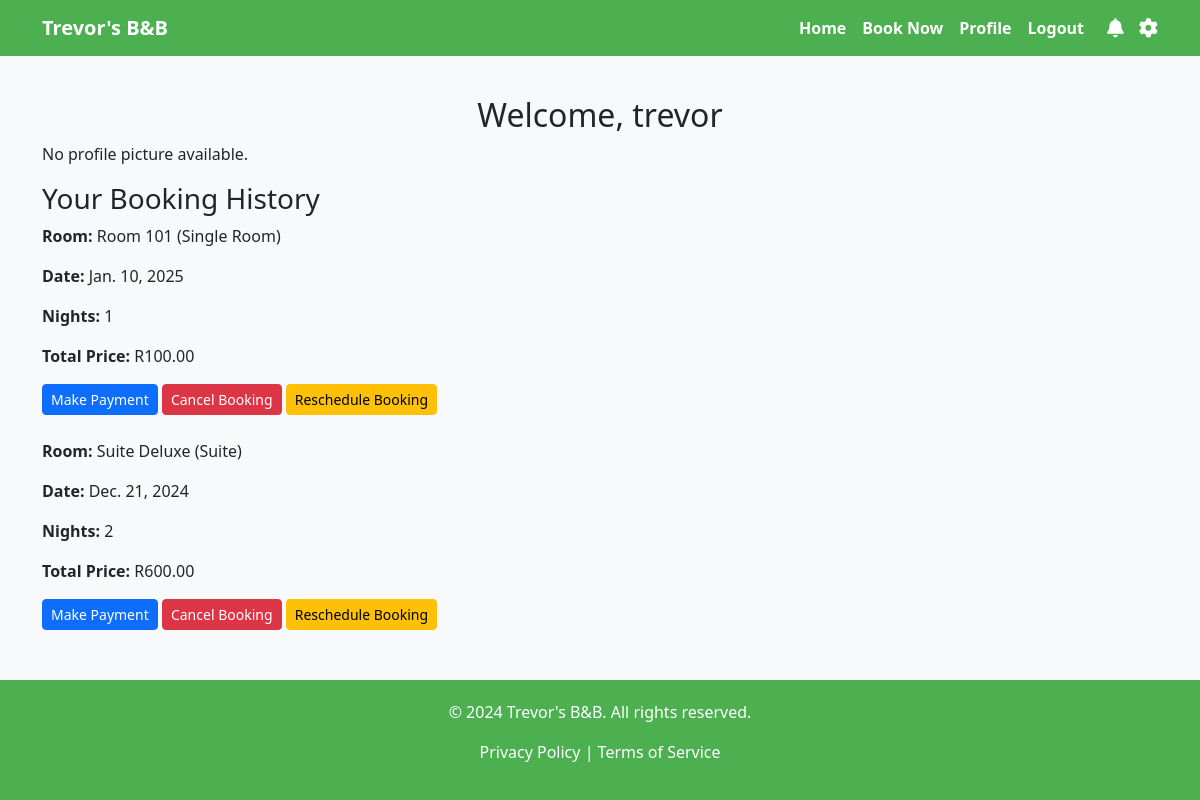
The page /profile/ (signed in) on the database as committed earlier.
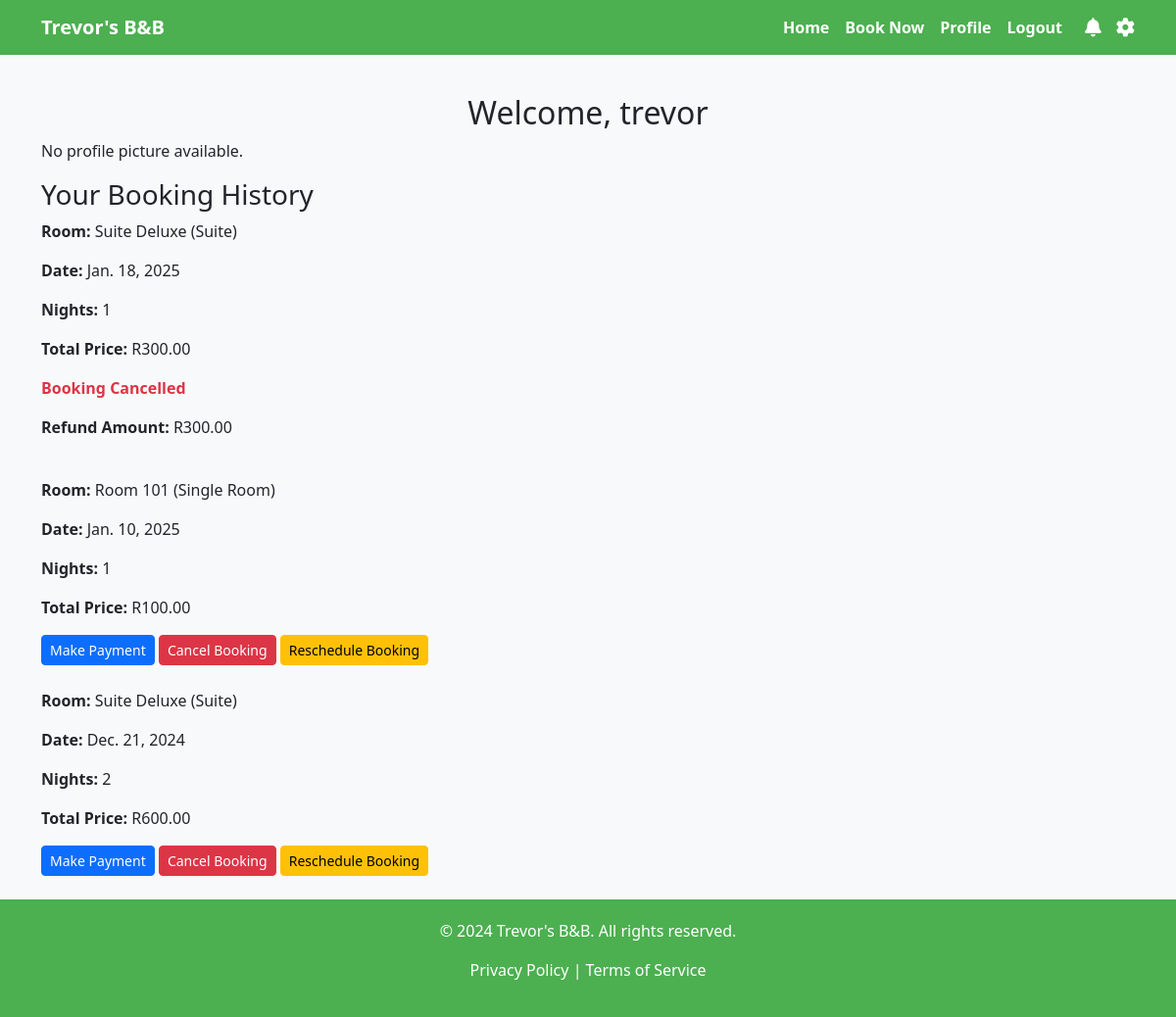
The same page on the database as committed later.
### bookings/models.py (models this page shows, shortened)
class Booking(models.Model):
    user = models.ForeignKey(User, on_delete=models.CASCADE)
    room = models.ForeignKey(Room, on_delete=models.CASCADE)
    booking_date = models.DateField()
    nights = models.PositiveIntegerField(default=1)
    total_price = models.DecimalField(max_digits=8, decimal_places=2, default=0)
    created_at = models.DateTimeField(auto_now_add=True)
    is_cancelled = models.BooleanField(default=False)
    refund_amount = models.DecimalField(max_digits=8, decimal_places=2, default=0)

class Room(models.Model):
    ROOM_TYPES = [
        ('single', 'Single Room'),
        ('double', 'Double Room'),
        ('suite', 'Suite'),
    ]
    name = models.CharField(max_length=50)
    room_type = models.CharField(max_length=20, choices=ROOM_TYPES)
    price_per_night = models.DecimalField(max_digits=6, decimal_places=2)
    description = models.TextField()
    image = models.ImageField(upload_to='room_images/', null=True, blank=True)

### bookings/views.py (the view)
# urls.py: path('profile/', views.profile, name='profile'),
@login_required
def profile(request):
    bookings = Booking.objects.filter(user=request.user).order_by('-created_at')
    return render(request, 'bookings/profile.html', {'bookings': bookings})

### bookings/templates/bookings/profile.html (shortened to what this page needs)
{% extends 'base.html' %}
{% block content %}
<h2 class="text-center">Welcome, {{ user.username }}</h2>
{% if user.userprofile.profile_picture %}
    <img src="{{ user.userprofile.profile_picture.url }}" alt="Profile Picture" class="img-thumbnail mb-3" width="150">
{% else %}
    <p>No profile picture available.</p>
{% endif %}
<h3>Your Booking History</h3>
{% if bookings %}
    <ul class="list-group">
        {% for booking in bookings %}
        <div class="booking mb-4">
            <p><strong>Room:</strong> {{ booking.room.name }} ({{ booking.room.get_room_type_display }})</p>
            <p><strong>Date:</strong> {{ booking.booking_date }}</p>
            <p><strong>Nights:</strong> {{ booking.nights }}</p>
            <p><strong>Total Price:</strong> R{{ booking.total_price|floatformat:2 }}</p>
            {% if not booking.is_cancelled %}
                <a href="{% url 'payment_page' %}" class="btn btn-primary btn-sm">Make Payment</a>
                <a href="{% url 'cancel_booking' booking.id %}" class="btn btn-danger btn-sm">Cancel Booking</a>
                <a href="{% url 'reschedule_booking' booking.id %}" class="btn btn-warning btn-sm">Reschedule Booking</a>
            {% else %}
                <p class="text-danger"><strong>Booking Cancelled</strong></p>
                <p><strong>Refund Amount:</strong> R{{ booking.refund_amount|floatformat:2 }}</p>
            {% endif %}
        </div>
        {% endfor %}
    </ul>
{% else %}
    <p>You have no bookings yet.</p>
{% endif %}
{% endblock %}

### bookings/templates/base.html (shortened to what this page needs)
<!DOCTYPE html>
<html lang="en">
<head>
    <link href="https://cdn.jsdelivr.net/npm/bootstrap@5.3.0/dist/css/bootstrap.min.css" rel="stylesheet">
    <link rel="stylesheet" href="https://cdnjs.cloudflare.com/ajax/libs/font-awesome/6.4.0/css/all.min.css">
</head>
<body>
    <nav class="navbar navbar-expand-lg">
        <div class="container">
            <a class="navbar-brand" href="{% url 'home_page' %}">Trevor's B&B</a>
            <div class="collapse navbar-collapse" id="navbarNav">
                <ul class="navbar-nav ms-auto">
                    <li class="nav-item">
                        <a class="nav-link" href="{% url 'home_page' %}">Home</a>
                    </li>
                    <li class="nav-item">
                        <a class="nav-link" href="{% url 'booking_page' %}">Book Now</a>
                    </li>
                    {% if user.is_authenticated %}
                    <li class="nav-item">
                        <a class="nav-link" href="{% url 'profile' %}">Profile</a>
                    </li>
                    <form action="{% url 'logout' %}" method="post" style="display:inline;">
                        <a type="submit" class="nav-link btn btn-link">Logout</a>
                    </form>
                    <li class="nav-item nav-icons">
                        <a href="#"><i class="fa fa-bell"></i></a>
                        <a href="#"><i class="fa fa-cog"></i></a>
                    </li>
                    {% endif %}
                </ul>
            </div>
        </div>
    </nav>
    <main class="container mt-4">
        {% block content %}
        {% endblock %}
    </main>
    <footer class="text-center">
        <div class="container">
            <p>&copy; 2024 Trevor's B&B. All rights reserved.</p>
            <p><a href="#">Privacy Policy</a> | <a href="#">Terms of Service</a></p>
        </div>
    </footer>
</body>
</html>

### bookings/templates/base.html (style rules this page uses)
body { display: flex; flex-direction: column; min-height: 100vh; background-color: #f8f9fa; }
main { flex: 1; }
.navbar { background-color: #4CAF50; }
.navbar-brand, .navbar-nav .nav-link { color: #fff !important; font-weight: bold; }
.nav-icons { display: flex; align-items: center; }
.nav-icons a { color: #fff; margin-left: 15px; font-size: 1.2rem; }
footer { background-color: #4CAF50; color: #fff; padding: 20px 0; margin-top: auto; }
footer a { color: #fff; text-decoration: none; }

Rows that differ between the two databases and show on the page:
added Booking: room.name "Suite Deluxe", room.room_type "Suite", booking_date "Jan. 18, 2025", nights "1", total_price "300.00", refund_amount "300.00"
